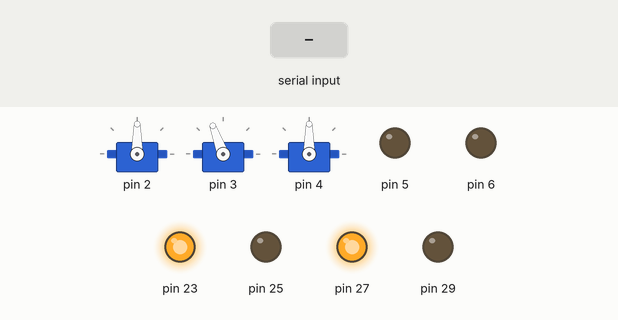
Bench run of a sketch on a simulated Arduino Mega 2560, built with avr-gcc and run on an emulated ATmega2560. Shown: 3 × servo, output pins drawn as LEDs (lit = HIGH). The test bench sets the inputs (shaded band). Random numbers use the default seed unless the sketch sets one; pins used as bus, display or sensor lines are not drawn; what the sketch prints to the serial monitor is not drawn.

Above: at 1.5 s.
1.6 s: "w" received over Serial
At 2.4 s:
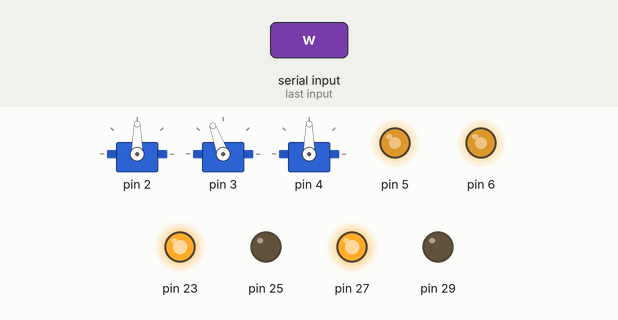
3.1 s: "s" received over Serial
At 3.5 s:
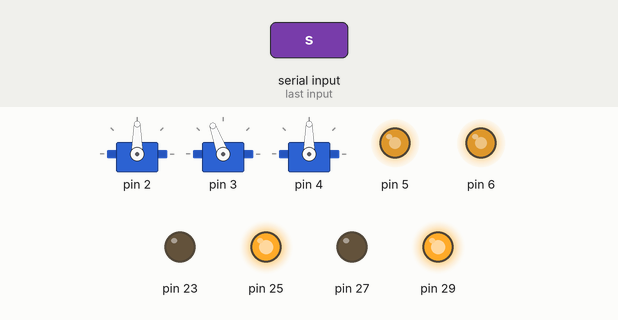
4.6 s: "a" received over Serial
At 5.7 s:
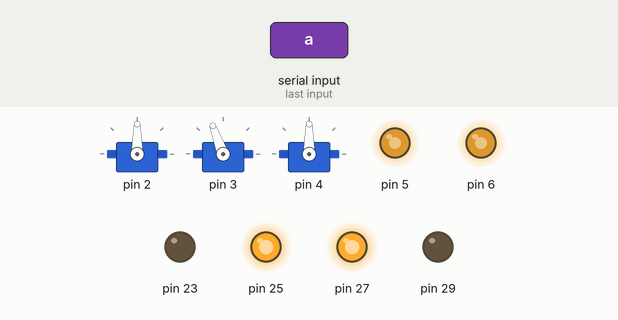
6.1 s: "d" received over Serial
At 7.0 s:
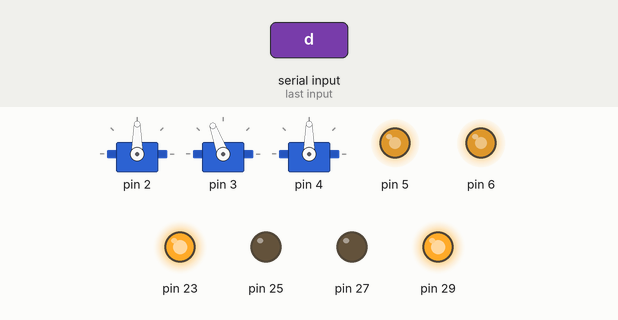
7.6 s: byte 32 (' ') received over Serial
At 8.0 s:
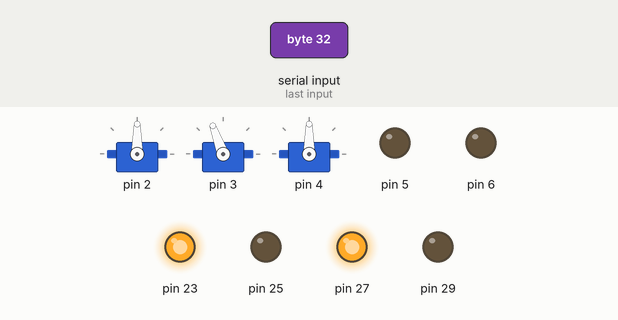
Timing chart, 0 to 10.6 s (numbered marks = the images above; inputs shaded):
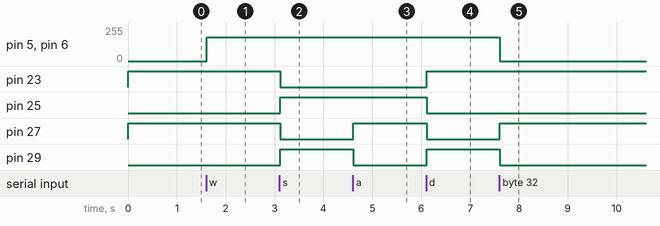

Measured:
- after the input at 1.6 s, pin 5, pin 6: 0/255 → 180/255 at once
- after the input at 3.1 s, pin 23, pin 27: HIGH → LOW at once; pin 25, pin 29: LOW → HIGH at once
- after the input at 4.6 s, pin 27: LOW → HIGH at once; pin 29: HIGH → LOW at once
- after the input at 6.1 s, pin 23, pin 29: LOW → HIGH at once; pin 25, pin 27: HIGH → LOW at once
- after the input at 7.6 s, pin 5, pin 6: 180/255 → 0/255 at once; pin 27: LOW → HIGH at once; pin 29: HIGH → LOW at once

The sketch:

elwin_arduino_standalone.ino
```cpp
//
// test LED matrix 8x8 over SPI
//
// http://robocraft.ru
//

#include "definitions.h"
#include <SPI.h>
#include "spi_led_matrix.h"
#include "elwin_arduino.h"
#if defined(USE_SERVO)
#include <Servo.h>
#endif

Elwin elwin;

void setup()
{
    Serial.begin(57600);

    Serial.println(F("[i] init..."));

    elwin.init();

    Serial.println(F("[i] Start..."));
}


void loop()
{
    elwin.make_action();
}
```

definitions.h
```cpp
//
// definitions
//

#ifndef _DEFINITIONS_H_
#define _DEFINITIONS_H_

#define SHOW_DEBUG_INFO  0

#define USE_SERVO       1
#define USE_LEDMATRIX   1

#if !defined(MOTORS_COUNT)
#define MOTORS_COUNT 2
#endif

#if !defined(SERVO_COUNT)
#define SERVO_COUNT 	3
#endif

// SPI SS pin
#define SPI_SS_PIN 53

#define HEAD_YAW_CENTER     90
#define HEAD_ROLL_CENTER    110
#define HEAD_PITCH_CENTER   90

struct Timings
{
    unsigned long blink_time;
    unsigned long loop_time;

    Timings() {
        blink_time = 0;
        loop_time = 0;
    }
};

// store motor pins
typedef struct MOTOR
{
  int in1;      // INPUT1
  int in2;      // INPUT2
  int enable; // ENABLE (pwm)
} MOTOR;

#define FORWARD HIGH
#define BACKWARD LOW

#define DEFAULT_SPEED 180

#endif //#ifndef _DEFINITIONS_H_
```

elwin_arduino.cpp
```cpp
//
// robot Elwin
//
// http://robocraft.ru
//

#include "elwin_arduino.h"

//
// https://learn.adafruit.com/animating-multiple-led-backpacks
//
// https://github.com/adafruit/Adafruit-LED-Backpack-Library/blob/master/examples/roboface/roboface.pde
//
static const uint8_t PROGMEM // Bitmaps are stored in program memory
blinkImg[][8] = { // Eye animation frames
                  { B00111100,         // Fully open eye
                    B01111110,
                    B11111111,
                    B11111111,
                    B11111111,
                    B11111111,
                    B01111110,
                    B00111100 },
                  { B00000000,
                    B01111110,
                    B11111111,
                    B11111111,
                    B11111111,
                    B11111111,
                    B01111110,
                    B00111100 },
                  { B00000000,
                    B00000000,
                    B00111100,
                    B11111111,
                    B11111111,
                    B11111111,
                    B00111100,
                    B00000000 },
                  { B00000000,
                    B00000000,
                    B00000000,
                    B00111100,
                    B11111111,
                    B01111110,
                    B00011000,
                    B00000000 },
                  { B00000000,         // Fully closed eye
                    B00000000,
                    B00000000,
                    B00000000,
                    B10000001,
                    B01111110,
                    B00000000,
                    B00000000 }
                };

static const uint8_t PROGMEM
squintImg[][8] = {
    { B00000000,
      B00000000,
      B00111100,
      B11111111,
      B11111111,
      B00111100,
      B00000000,
      B00000000 },
    { B00000000,
      B00011000,
      B00111100,
      B11111111,
      B11111111,
      B00111100,
      B00011000,
      B00000000 },
    { B00000000,
      B00000000,
      B11111111,
      B11111111,
      B11111111,
      B11111111,
      B00000000,
      B00000000 },
    { B00000000,
      B00000000,
      B01111110,
      B11111111,
      B11111111,
      B01111110,
      B00000000,
      B00000000 }
};

uint8_t blinkIndex[] = { 1, 2, 3, 4, 3, 2, 1 }; // Blink bitmap sequence
uint8_t closeIndex[] = { 1, 2, 3, 4 }; // Close bitmap sequence
uint8_t openIndex[] = { 3, 2, 1 }; // Open bitmap sequence
uint8_t squintIndex[] = { 3, 3 }; // squint bitmap sequence

Elwin::Elwin()
{
    motors[0].in1 = 23; motors[0].in2 = 25; motors[0].enable = 5;
    motors[1].in1 = 27; motors[1].in2 = 29; motors[1].enable = 6;
}

Elwin::~Elwin()
{

}

int Elwin::init()
{
    // Seed random number generator from an unused analog input:
    randomSeed(analogRead(A0));

    eyes.set_ss_pin(SPI_SS_PIN);
    eyes.init();

    eyes_state = ST_CENTER;
    counter=0;
    idx=0;
    eyeX=3;
    eyeY=3;
    eye_id = EYE_BOTH;

    action_state = ACT_LOOKING;
    act_counter = 0;
    blink_countdown = 200;
    pupil_countdown = 100;
    newX = 3; newY = 3;

    for(int i=0; i<MOTORS_COUNT; i++) {
        pinMode(motors[i].in1, OUTPUT);
        pinMode(motors[i].in2, OUTPUT);
    }

    move_speed = DEFAULT_SPEED;
    move_state = MOVE_STOP;
    move_stop();


#if defined(USE_SERVO)
    head_yaw = HEAD_YAW_CENTER;
    head_roll = HEAD_ROLL_CENTER;
    head_pitch = HEAD_PITCH_CENTER;

    pinMode(2, OUTPUT);
    pinMode(3, OUTPUT);
    pinMode(4, OUTPUT);

    servo[0].attach(2);
    servo[1].attach(3);
    servo[2].attach(4);

    servo[0].write(head_yaw);
    delay(100);
    servo[1].write(head_roll);
    delay(100);
    servo[2].write(head_pitch);
    delay(100);

    new_yaw = HEAD_YAW_CENTER;
    new_roll = HEAD_ROLL_CENTER;
    new_pitch = HEAD_PITCH_CENTER;
    head_countdown = 1500;
    head_action_countdown = 7;
#endif //#if defined(USE_SERVO)

    return 0;
}

int Elwin::make()
{
#if 1
    int c;
    if(Serial.available()) {
        c = Serial.read();
        if(c == 'w') {
            action_state = ACT_MOVE;
            move_state = MOVE_FORWARD;
            eyes_state = ST_UP;
            eyeX--;
        }
        else if(c == 's') {
            action_state = ACT_MOVE;
            move_state = MOVE_BACWARD;
            eyes_state = ST_DOWN;
            eyeX++;
        }
        else if(c == 'a') {
            action_state = ACT_MOVE;
            move_state = MOVE_LEFT;
            eyes_state = ST_LEFT;
            eyeY--;
        }
        else if(c == 'd') {
            action_state = ACT_MOVE;
            move_state = MOVE_RIGHT;
            eyes_state = ST_RIGHT;
            eyeY++;
        }
        else if(c == ' ') {
            action_state = ACT_MOVE;
            move_state = MOVE_STOP;
        }
        else if(c == 'c') {
            eyeX = 3; eyeY = 3;
            eyes_state = ST_CENTER;
        }
        else if(c == 'h') {
            eyes_state = ST_CLOSE;
            eye_id = EYE_LEFT;
        }
        else if(c == 'j') {
            eyes_state = ST_OPEN;
            eye_id = EYE_LEFT;
        }
        else if(c == 'k') {
            eyes_state = ST_CLOSE;
            eye_id = EYE_RIGHT;
        }
        else if(c == 'l') {
            eyes_state = ST_OPEN;
            eye_id = EYE_RIGHT;
        }
        else if(c == '0') {
            action_state = ACT_SLEEP;
        }
        else if(c == '1') {
            action_state = ACT_LOOKING;
        }
        else if(c == '2') {
            action_state = ACT_SQUINT;
        }
        else if(c == '3') {
            action_state = ACT_MODEST;
        }
        else {
            eyes_state = ST_BLINK;
            eye_id = EYE_BOTH;
        }
    }

    check_pupil_position();

    if(eyes_state == ST_NONE) {
        eyes.writeDisplay();
    }
    else if(eyes_state < ST_CLOSE) {
        eyes.drawEye(EYE_BOTH);
        eyes.drawRect(EYE_BOTH, eyeX, eyeY, eyeX+2, eyeY+2, LED_OFF);
        eyes.writeDisplay();
    }
    else if(eyes_state == ST_CLOSE) {
        //make_eye_sequence(eye_id, BLINK_BITMAP, CLOSE_SEQUENCE);
        make_blink_bitmap_sequence(eye_id, closeIndex, sizeof(closeIndex));
    }
    else if(eyes_state == ST_OPEN) {
        //make_eye_sequence(eye_id, BLINK_BITMAP, OPEN_SEQUENCE);
        make_blink_bitmap_sequence(eye_id, openIndex, sizeof(openIndex));
    }
    else if(eyes_state == ST_BLINK) {
        //make_eye_sequence(eye_id, BLINK_BITMAP, BLINK_SEQUENCE);
        make_blink_bitmap_sequence(eye_id, blinkIndex, sizeof(blinkIndex));
    }
    else  if(eyes_state == ST_SQUINT) {
        //make_blink_bitmap_sequence(eye_id, squintIndex, sizeof(squintIndex));
        make_bitmap_sequence(eye_id, squintImg, squintIndex, sizeof(squintIndex));
    }

    //delay(100);
#endif

    return 0;
}

int Elwin::make_action()
{
    switch (action_state) {
    case ACT_LOOKING:
        if(--blink_countdown <= 0) {
            blink_countdown = random(100, 600);
            eye_id = EYE_BOTH;
            eyes_state = ST_BLINK;
            Serial.println(F("blink"));
            Serial.println(blink_countdown);
        }
        if(--pupil_countdown <= 0) {
            pupil_countdown = random(500, 2000);
            newX = random(7); newY = random(7);
            //int dX   = newX - 3;  int dY   = newY - 3;
            Serial.println(F("pupil"));
            Serial.print(newX); Serial.print(F(" ")); Serial.println(newY);
        }

        if(--act_counter  <= 0) {
            act_counter = 100;
            if(newX>eyeX) {
                eyeX++;
            }
            else if(newX<eyeX) {
                eyeX--;
            }
            if(newY>eyeY) {
                eyeY++;
            }
            else if(newY<eyeY) {
                eyeY--;
            }
        }

#if defined(USE_SERVO)
        if(--head_countdown <= 0) {
            head_countdown = random(700, 1200);

            if( random(100) < 30 &&
                    head_yaw == HEAD_YAW_CENTER &&
                    head_roll == HEAD_ROLL_CENTER &&
                    head_pitch == HEAD_PITCH_CENTER ) {
                action_state = ACT_SQUINT;
                act_counter = 200;
            }

            if( random(100) < 30 ) {
                new_yaw = HEAD_YAW_CENTER;
                new_roll = HEAD_ROLL_CENTER;
                new_pitch = HEAD_PITCH_CENTER;
            }
            else {
                if( random(100) < 30 ) {
                    new_yaw = HEAD_YAW_CENTER - random(40);
                }
                else if(random(100) < 30) {
                    new_yaw = HEAD_YAW_CENTER + random(40);
                }
                if( random(100) < 40 ) {
                    new_roll = HEAD_ROLL_CENTER - random(45);
                }
                else if(random(100) < 40) {
                    new_roll = HEAD_ROLL_CENTER + random(45);
                }
                if( random(100) < 50 ) {
                    new_pitch = HEAD_PITCH_CENTER - random(35);
                    newX = 3;
                    newY = 5;
                }
                else {
                    new_pitch = HEAD_PITCH_CENTER + random(35);
                    newX = 3;
                    newY = 1;
                }
            }

            Serial.println(F("head"));
            Serial.print(F("Y: "));
            Serial.print(head_yaw);
            Serial.print(F(" R: "));
            Serial.print(head_roll);
            Serial.print(F(" P: "));
            Serial.println(head_pitch);
            Serial.print(F("Y2: "));
            Serial.print(new_yaw);
            Serial.print(F(" R2: "));
            Serial.print(new_roll);
            Serial.print(F(" P2: "));
            Serial.println(new_pitch);
        }
#endif //#if defined(USE_SERVO)
        break;
    case ACT_SQUINT:
        eye_id = EYE_BOTH;
        eyes_state = ST_SQUINT;
        eyeX=3;
        eyeY=3;

        if(--act_counter  <= 0) {
            act_counter = 100;
            Serial.println(F("squint"));

            if( random(100) < 40 ) {
                action_state = ACT_LOOKING;
                blink_countdown = 0;
            }
        }

        break;
    case ACT_MOVE:
        switch (move_state) {
        case MOVE_FORWARD:
            move_forward(move_speed);
            break;
        case MOVE_BACWARD:
            move_backward(move_speed);
            break;
        case MOVE_LEFT:
            move_left(move_speed);
            break;
        case MOVE_RIGHT:
            move_right(move_speed);
            break;
        case MOVE_STOP:
        default:
            move_stop();
            break;
        }

        if(move_state == MOVE_STOP) {
            if(--act_counter  <= 0) {
                act_counter = 100;
                action_state = ACT_LOOKING;
                blink_countdown = 200;
            }
        }

        if(--blink_countdown <= 0) {
            blink_countdown = random(400, 800);
            eye_id = EYE_BOTH;
            eyes_state = ST_BLINK;
        }

#if defined(USE_SERVO)
        new_yaw = HEAD_YAW_CENTER;
        new_roll = HEAD_ROLL_CENTER;
        new_pitch = HEAD_PITCH_CENTER;
#endif //#if defined(USE_SERVO)

        break;
    default:
        action_state = ACT_LOOKING;
        break;
    }

#if defined(USE_SERVO)
    if(--head_action_countdown <= 0) {
        head_action_countdown = 6;
        if(new_yaw > head_yaw) {
            head_yaw++;
        }
        else if(new_yaw < head_yaw) {
            head_yaw--;
        }
        if(new_roll > head_roll) {
            head_roll++;
        }
        else if(new_roll < head_roll) {
            head_roll--;
        }
        if(new_pitch > head_pitch) {
            head_pitch++;
        }
        else if(new_pitch < head_pitch) {
            head_pitch--;
        }

        servo[0].write(head_yaw);
        servo[1].write(head_roll);
        servo[2].write(head_pitch);
    }
#endif //#if defined(USE_SERVO)

    make();

    return 0;
}

void Elwin::make_eye_sequence(int eye_id, int bitmap_id, int sequence_id)
{
    switch(bitmap_id) {
    case SQUINT_BITMAP:
        switch (sequence_id) {
        case SQUINT_SEQUENCE:
        default:
            make_bitmap_sequence(eye_id, squintImg, squintIndex, sizeof(squintIndex));
            break;
        }
        break;
    case BLINK_BITMAP:
    default:
        switch (sequence_id) {
        case CLOSE_SEQUENCE:
            make_blink_bitmap_sequence(eye_id, closeIndex, sizeof(closeIndex));
            break;
        case OPEN_SEQUENCE:
            make_blink_bitmap_sequence(eye_id, openIndex, sizeof(openIndex));
            break;
        case BLINK_SEQUENCE:
        default:
            make_blink_bitmap_sequence(eye_id, blinkIndex, sizeof(blinkIndex));
            break;
        }

        break;
    }
}

void Elwin::make_blink_bitmap_sequence(int _eye_id, uint8_t* seq, size_t seq_size)
{
    make_bitmap_sequence(_eye_id, blinkImg, seq, seq_size);
}

void Elwin::make_bitmap_sequence(int _eye_id, const uint8_t bitmap[][8], uint8_t *seq, size_t seq_size)
{
    eye_id = _eye_id;
    eyes.drawBitmap(eye_id, 0, 0, bitmap[seq[idx]], 8, 8, LED_ON);
    eyes.drawRect(eye_id, eyeX, eyeY, eyeX+2, eyeY+2, LED_OFF);

    eyes.writeDisplay();
    delay(1);
    counter++;
    if(counter>5) {
        eyes.clear(eye_id);
        counter=0;
        idx++;
        if(idx >= seq_size) {
            idx=0;
            if(eyes_state == ST_BLINK || eyes_state == ST_OPEN) {
                eyes_state = ST_CENTER;
            }
            else if(eyes_state == ST_CLOSE) {
                eyes_state = ST_NONE;
                eyes.drawBitmap(eye_id, 0, 0, bitmap[seq[seq_size-1]], 8, 8, LED_ON);
            }
        }
    }
}

void Elwin::check_pupil_position()
{
    if(eyeX < 1) eyeX=1;
    if(eyeY < 1) eyeY=1;
    if(eyeX > 5) eyeX=5;
    if(eyeY > 5) eyeY=5;

    if(eyeX == 1 && eyeY == 1) eyeX = 2;
    if(eyeX == 5 && eyeY == 5) eyeX = 4;
    if(eyeX == 1 && eyeY == 5) eyeX = 2;
    if(eyeX == 5 && eyeY == 1) eyeY = 2;
}

void Elwin::motor_drive(int motor_id, int dir, int pwm)
{
    if(motor_id < 0 || motor_id >= MOTORS_COUNT)
        return;

    if(dir == FORWARD) {
        digitalWrite(motors[motor_id].in1, HIGH);
        digitalWrite(motors[motor_id].in2, LOW);
    }
    else {
        digitalWrite(motors[motor_id].in1, LOW);
        digitalWrite(motors[motor_id].in2, HIGH);
    }
    analogWrite(motors[motor_id].enable, pwm);
}

void Elwin::move_forward(int pwm)
{
    for(int i=0; i<MOTORS_COUNT; i++) {
        motor_drive(i, FORWARD, pwm);
    }
}

void Elwin::move_backward(int pwm)
{
    for(int i=0; i<MOTORS_COUNT; i++) {
        motor_drive(i, BACKWARD, pwm);
    }
}

void Elwin::move_left(int pwm)
{
    motor_drive(0, BACKWARD, pwm);
    motor_drive(1, FORWARD, pwm);
}

void Elwin::move_right(int pwm)
{
    motor_drive(0, FORWARD, pwm);
    motor_drive(1, BACKWARD, pwm);
}

void Elwin::move_stop()
{
    for(int i=0; i<MOTORS_COUNT; i++) {
        motor_drive(i, FORWARD, 0);
    }
}
```

elwin_arduino.h
```cpp
//
// robot Elwin
//
// http://robocraft.ru
//

#ifndef ELWIN_ARDUINO_H
#define ELWIN_ARDUINO_H

#include "definitions.h"
#include "spi_led_matrix.h"
#if defined(USE_SERVO)
#include <Servo.h>
#endif

// actions states:
enum {ACT_SLEEP=0, ACT_LOOKING, ACT_SQUINT, ACT_MODEST, ACT_MOVE};

enum {MOVE_STOP=0, MOVE_FORWARD, MOVE_BACWARD, MOVE_LEFT, MOVE_RIGHT};

// eyes states:
enum {ST_NONE=0, ST_CENTER=1, ST_UP, ST_DOWN, ST_LEFT, ST_RIGHT,
      ST_CLOSE, ST_OPEN, ST_BLINK, ST_SQUINT};

enum {BLINK_BITMAP=0, SQUINT_BITMAP};
enum {CLOSE_SEQUENCE=0, OPEN_SEQUENCE, BLINK_SEQUENCE, SQUINT_SEQUENCE};

class Elwin
{
public:
    Elwin();
    ~Elwin();

    int init();
    int make();
    int make_action();

    void make_eye_sequence(int eye_id, int bitmap_id, int sequence_id);
    void make_blink_bitmap_sequence(int eye_id, uint8_t* seq, size_t seq_size);
    void make_bitmap_sequence(int eye_id, const uint8_t bitmap[][8], uint8_t* seq, size_t seq_size);

    void check_pupil_position();

    void motor_drive(int motor_id, int dir, int pwm);
    void move_forward(int pwm);
    void move_backward(int pwm);
    void move_left(int pwm);
    void move_right(int pwm);
    void move_stop();

    int move_speed;
    int move_state;
    //int state;

    int action_state;
    int act_counter;
    int blink_countdown; // countdown to next blink
    int pupil_countdown;
    int newX; int newY;

    MOTOR motors[MOTORS_COUNT];

#if defined(USE_SERVO)
    Servo servo[SERVO_COUNT];

    int head_yaw;
    int head_roll;
    int head_pitch;

    int new_yaw;
    int new_roll;
    int new_pitch;

    int head_countdown;
    int head_action_countdown;
#endif

    SPI_LedMatrix eyes;

    int eyes_state;
    int counter;
    int idx;
    int eyeX;
    int eyeY;
    int eye_id;

private:

};

#endif // #ifndef ELWIN_ARDUINO_H
```

Source omitted: spi_led_matrix.cpp (3234 bytes), spi_led_matrix.h (1057 bytes)
